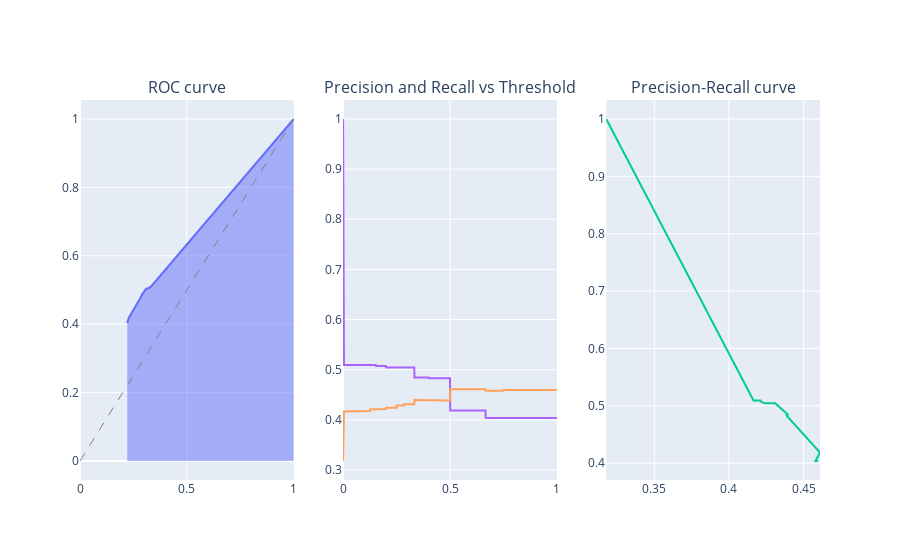

Notebook source saved alongside this figure:
### Code cell
score2 = lazy_roc_auc(Y_test, predictions2 )
score2.plot()

### Figure 1 — Plotly figure (JSON) as saved in the notebook; plotly's stock layout.template omitted (floating-point values rounded to 4 significant figures; data arrays with more than 128 entries replaced by an {"elided": "..."} marker saying what was removed)
{"data": [{"fill": "tozeroy", "mode": "lines", "showlegend": false, "type": "scatter", "x": {"elided": "1001 float values"}, "xaxis": "x", "y": {"elided": "1001 float values"}, "yaxis": "y"}, {"line": {"color": "gray", "dash": "dash", "width": 1}, "mode": "lines", "showlegend": false, "type": "scatter", "x": [0, 1], "xaxis": "x", "y": [0, 1], "yaxis": "y"}, {"mode": "lines", "showlegend": false, "type": "scatter", "x": {"elided": "1001 float values"}, "xaxis": "x3", "y": {"elided": "1001 float values"}, "yaxis": "y3"}, {"mode": "lines", "showlegend": false, "type": "scatter", "x": {"elided": "1001 float values"}, "xaxis": "x2", "y": {"elided": "1001 float values"}, "yaxis": "y2"}, {"mode": "lines", "showlegend": false, "type": "scatter", "x": {"elided": "1001 float values"}, "xaxis": "x2", "y": {"elided": "1001 float values"}, "yaxis": "y2"}], "layout": {"annotations": [{"font": {"size": 16}, "showarrow": false, "text": "ROC curve", "x": 0.1444, "xanchor": "center", "xref": "paper", "y": 1, "yanchor": "bottom", "yref": "paper"}, {"font": {"size": 16}, "showarrow": false, "text": "Precision and Recall vs Threshold", "x": 0.5, "xanchor": "center", "xref": "paper", "y": 1, "yanchor": "bottom", "yref": "paper"}, {"font": {"size": 16}, "showarrow": false, "text": "Precision-Recall curve", "x": 0.8556, "xanchor": "center", "xref": "paper", "y": 1, "yanchor": "bottom", "yref": "paper"}], "spikedistance": 1000, "xaxis": {"anchor": "y", "domain": [0, 0.2889], "showspikes": true, "spikecolor": "green", "spikemode": "across", "spikesnap": "cursor", "spikethickness": 1}, "xaxis2": {"anchor": "y2", "domain": [0.3556, 0.6444], "showspikes": true, "spikecolor": "green", "spikemode": "across", "spikesnap": "cursor", "spikethickness": 1}, "xaxis3": {"anchor": "y3", "domain": [0.7111, 1], "showspikes": true, "spikecolor": "green", "spikemode": "across", "spikesnap": "cursor", "spikethickness": 1}, "yaxis": {"anchor": "x", "domain": [0, 1], "showspikes": true, "spikecolor": "orange", "spikesnap": "cursor", "spikethickness": 1}, "yaxis2": {"anchor": "x2", "domain": [0, 1], "showspikes": true, "spikecolor": "orange", "spikesnap": "cursor", "spikethickness": 1}, "yaxis3": {"anchor": "x3", "domain": [0, 1], "showspikes": true, "spikecolor": "orange", "spikesnap": "cursor", "spikethickness": 1}}}
